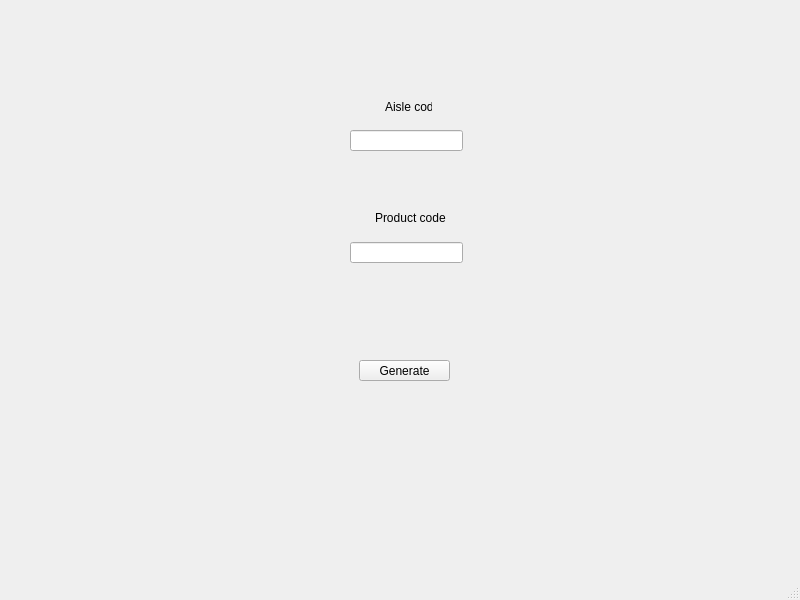
<?xml version="1.0" encoding="UTF-8"?>
<ui version="4.0">
 <class>BrandList</class>
 <widget class="QMainWindow" name="BrandList">
  <property name="geometry">
   <rect>
    <x>0</x>
    <y>0</y>
    <width>800</width>
    <height>600</height>
   </rect>
  </property>
  <property name="windowTitle">
   <string>MainWindow</string>
  </property>
  <widget class="QWidget" name="centralwidget">
   <widget class="QLineEdit" name="aisleCode">
    <property name="geometry">
     <rect>
      <x>350</x>
      <y>130</y>
      <width>113</width>
      <height>21</height>
     </rect>
    </property>
   </widget>
   <widget class="QLineEdit" name="prodCode">
    <property name="geometry">
     <rect>
      <x>350</x>
      <y>242</y>
      <width>113</width>
      <height>21</height>
     </rect>
    </property>
   </widget>
   <widget class="QLabel" name="label">
    <property name="geometry">
     <rect>
      <x>385</x>
      <y>100</y>
      <width>47</width>
      <height>13</height>
     </rect>
    </property>
    <property name="text">
     <string>Aisle code</string>
    </property>
   </widget>
   <widget class="QLabel" name="label_2">
    <property name="geometry">
     <rect>
      <x>375</x>
      <y>210</y>
      <width>71</width>
      <height>16</height>
     </rect>
    </property>
    <property name="text">
     <string>Product code</string>
    </property>
   </widget>
   <widget class="QPushButton" name="generate">
    <property name="geometry">
     <rect>
      <x>359</x>
      <y>360</y>
      <width>91</width>
      <height>21</height>
     </rect>
    </property>
    <property name="text">
     <string>Generate</string>
    </property>
   </widget>
  </widget>
  <widget class="QStatusBar" name="statusbar"/>
 </widget>
 <resources/>
 <connections/>
</ui>
